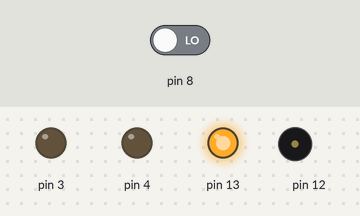
The sketch below on a simulated Arduino Uno, built with avr-gcc and run on an emulated ATmega328P. Shown: output pins drawn as LEDs (lit = HIGH), buzzer (waves = sounding). The inputs (shaded band) are chosen by the test bench; at power-on: pin 8 LOW.

Above: at 1.2 s.
1.3 s: pin 8 driven HIGH
At 1.4 s:
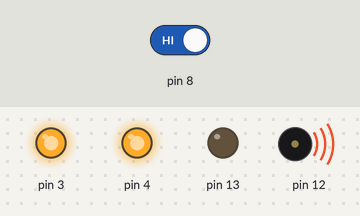
4.3 s: pin 8 driven LOW
At 4.4 s:
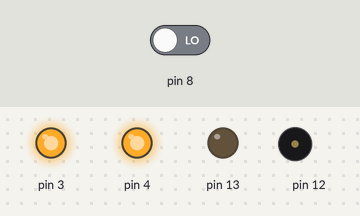
Timing chart, 0 to 7.3 s (numbered marks = the images above; inputs shaded):
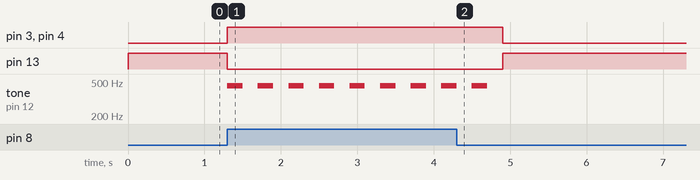

The sketch:

PIR_sensor.ino
```cpp
int value=0;
void setup()
{
  pinMode(13,OUTPUT);
  pinMode(8,INPUT);
  pinMode(3,OUTPUT);
  pinMode(4,OUTPUT);
  Serial.begin(9600);
}
void loop()
{
  int i=0;
  value=digitalRead(8);
  if(value==HIGH)
  {digitalWrite(13,LOW);
    digitalWrite(3,HIGH);
    digitalWrite(4,HIGH);

  do{
    i++;
    tone(12,450);
    delay(200);
    noTone(12);
    delay(200);
  }while(i<3);
  digitalWrite(3,LOW);
  digitalWrite(4,LOW);

  }

  if(value==LOW)
 { noTone(12);
  digitalWrite(13,HIGH);}
}
```

Measured:
- after the input at 1.3 s, pin 3, pin 4: LOW → HIGH at once; pin 13: HIGH → LOW at once; tone on pin 12: alternates 450 Hz for 0.20 s and silent for 0.20 s, starting at once
- after the input at 4.3 s, pin 3, pin 4: HIGH → LOW after 0.60 s; pin 13: LOW → HIGH after 0.60 s; tone on pin 12: goes on until 4.7 s, then stays silent
